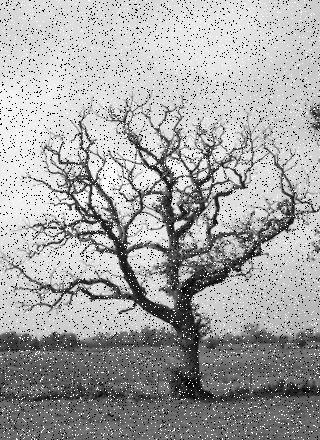
#> input picture meetup/santex-machinelearning/images-intro/images/arbol.jpg, 320 x 440 px
$ jupyter execute kernels-and-convolutions-1.ipynb   (shell and % lines are left out)
#> lines starting #> are read from the running program, lines starting #| are printed output that depends on the picture
#### Import libraries

[cell 1]
import imageio
from PIL import Image
import numpy as np
import matplotlib.pyplot as plt

[cell 2]
img_matrix = imageio.imread('images/arbol.jpg')
#> img_matrix is the input picture: shape (440, 320); min 0, max 255, mean 165

img = Image.fromarray(img_matrix, 'L')
img.show()

#### Median filter

[cell 3]
def median_filter(source, mask_rows, mask_cols):
#> called with mask_rows = 5, mask_cols = 5
    padding_rows = int((mask_rows - 1) / 2)
    padding_cols = int((mask_cols - 1) / 2)

    rows, cols = source.shape
#> rows = 440; cols = 320

    padded = np.zeros((rows + 2 * padding_rows, cols + 2 * padding_cols), dtype=np.uint8)
    padded[padding_rows:padding_rows + rows, padding_cols:padding_cols + cols] = source
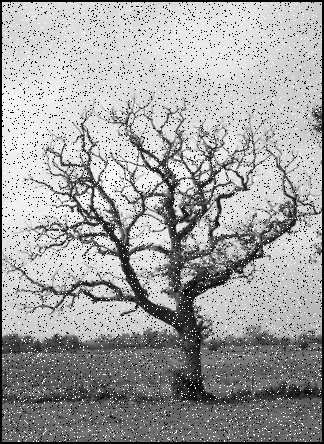
#> padded: shape (444, 324); min 0, max 255, mean 161.5

    result = np.zeros((rows + 2 * padding_rows, cols + 2 * padding_cols), dtype=np.uint8)

    for i in range(padding_rows, padding_rows + rows - 1):
        for j in range(padding_cols, padding_cols + cols - 1):
            aux = padded[i - padding_rows:i + padding_rows + 1, j - padding_cols: j + padding_cols + 1]
            s = np.sort(np.reshape(aux, mask_rows*mask_cols))
            result[i, j] = s[int(mask_rows * mask_cols / 2 + 0.5)]
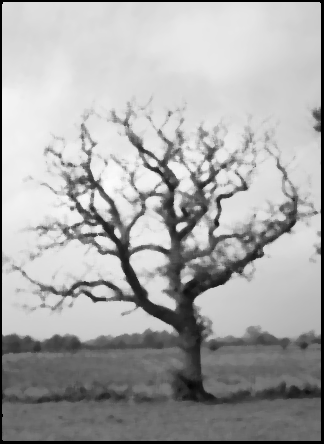
#> result: shape (444, 324); min 0, max 253, mean 168.1

    result = result[padding_rows:padding_rows + rows, padding_cols: padding_cols + cols]
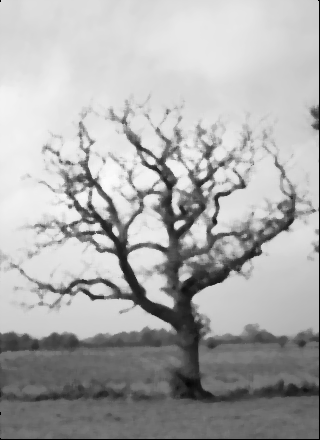
#> result: shape (440, 320); min 0, max 253, mean 171.7

    return result

$ run again, with meetup/santex-machinelearning/images-intro/images/luna.jpg copied over meetup/santex-machinelearning/images-intro/images/arbol.jpg
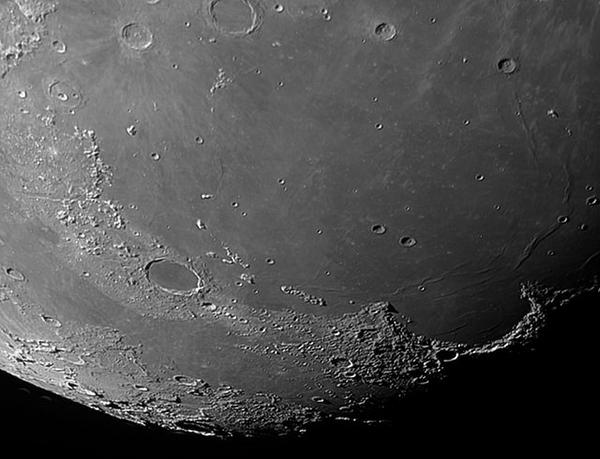
#> input picture meetup/santex-machinelearning/images-intro/images/luna.jpg, 600 x 459 px
#> img_matrix is the input picture: shape (459, 600); min 0, max 255, mean 77.5
#> after the loop in median_filter, `for i in range(padding_rows, padding_rows + rows - 1):`:
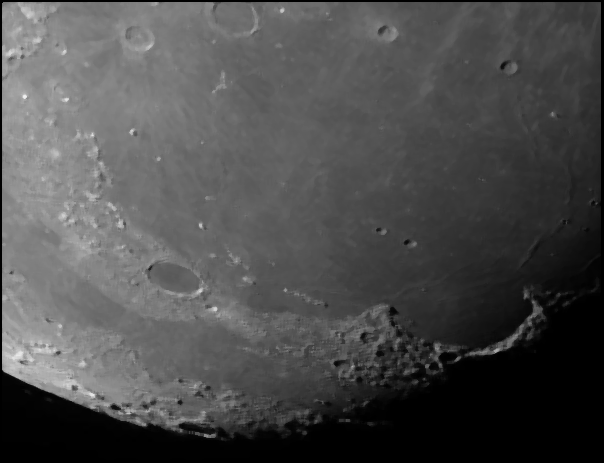
#> result: shape (463, 604); min 0, max 240, mean 76.4
#> in median_filter, `result = result[padding_rows:padding_rows + rows, padding_cols: paddin..`:
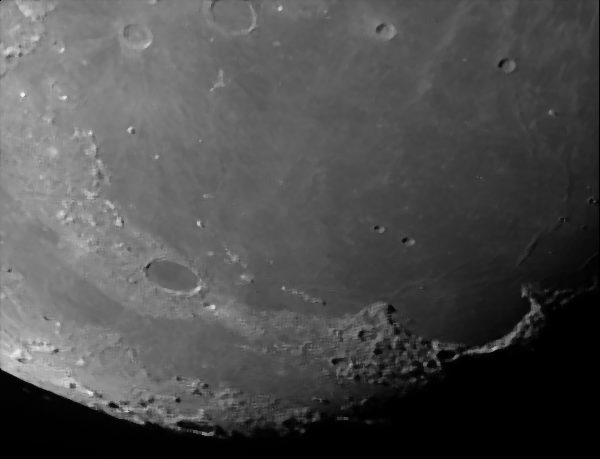
#> result: shape (459, 600); min 0, max 240, mean 77.6
